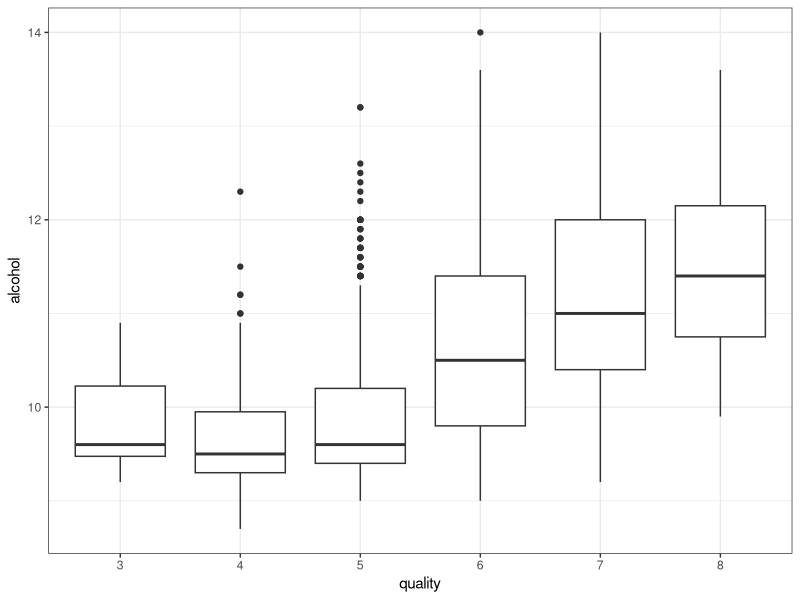
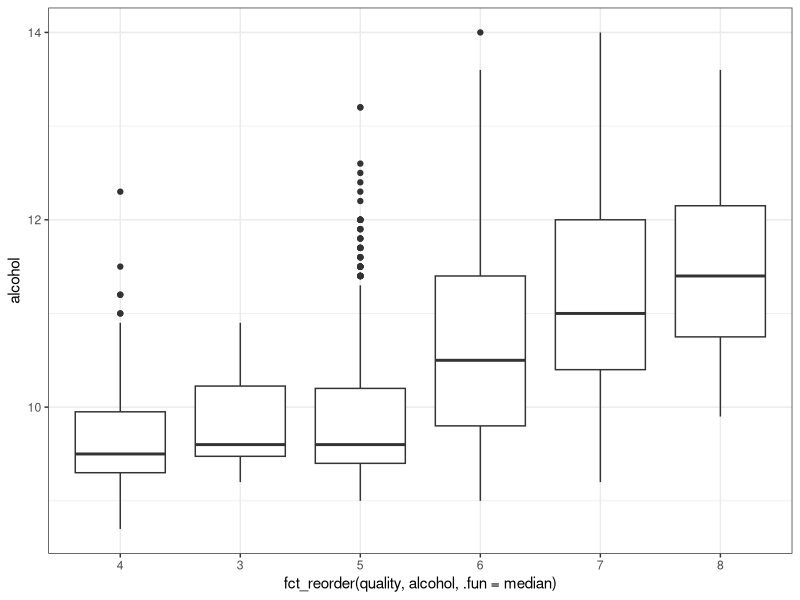
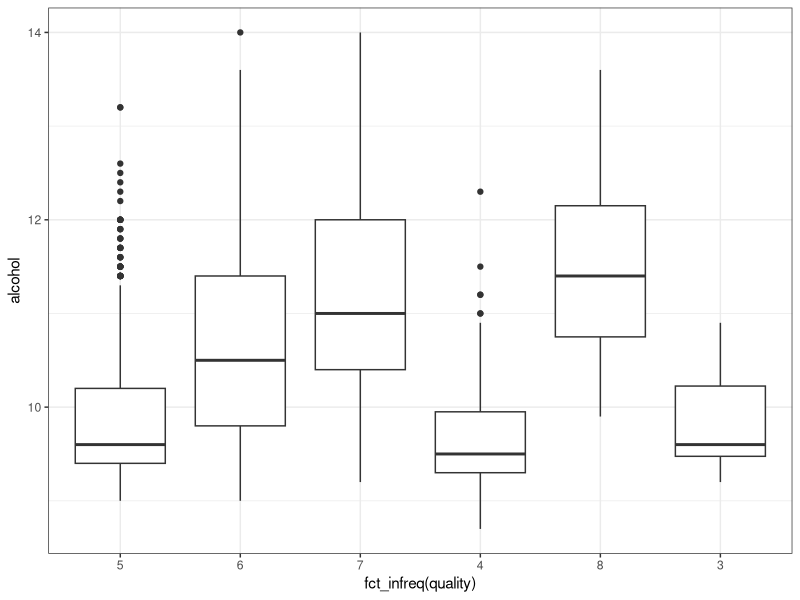
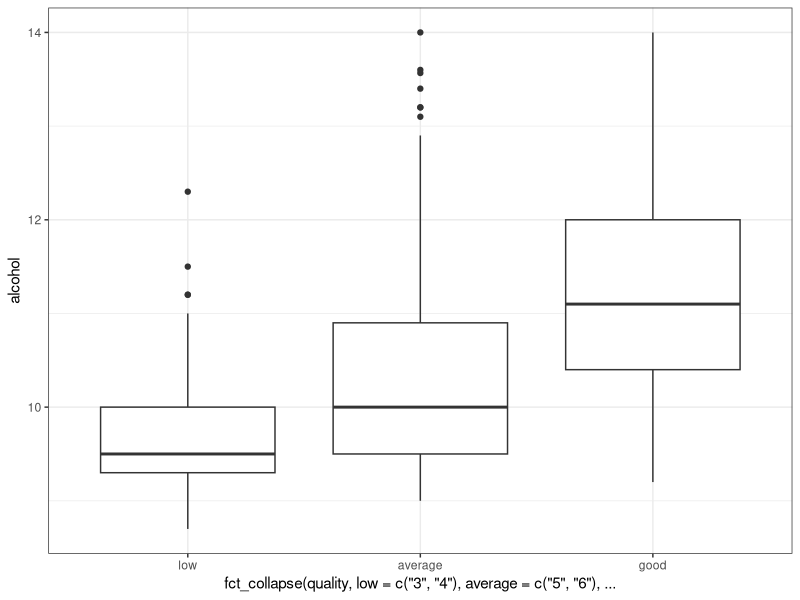

Source code (R) for these figures, in order:
## ---- chunk 1
#| class-output: outputcode
#| eval: true
#| include: false
library(tidyverse)
## ---- chunk 2
#| class-output: outputcode
#| eval: true
email <- "name_surname@ul.ie"
str_detect(email, "^[a-z]*[.][a-z]*@ul.ie", negate = TRUE)
## ---- chunk 3
#| class-output: outputcode
#| eval: true
email <- "name.surname@ul.ie"
str_extract(email, "([a-z]*).([a-z]*)@ul.ie", group = 1)
str_extract(email, "([a-z]*).([a-z]*)@ul.ie", group = 2)
## ---- chunk 4
#| class-output: outputcode
#| eval: true
str_replace("colorful", "or", "our")
## ---- chunk 5
#| class-output: outputcode
#| eval: true
df <- read_csv(
    './ressource/wine_quality.csv',
    col_types = 'idddddddddddi'
) |> 
    mutate(quality = as.factor(quality))
## ---- chunk 6
#| class-output: outputcode
#| eval: true
ggplot(df, aes(x=quality, y=alcohol)) +
  geom_boxplot() +
  theme_bw()
## ---- chunk 7
#| class-output: outputcode
#| eval: true
ggplot(
    data = df,
    aes(x=fct_reorder(quality, alcohol, .fun = median), y=alcohol)
) +
  geom_boxplot() +
  theme_bw()
## ---- chunk 8
#| class-output: outputcode
#| eval: true
ggplot(
    data = df,
    aes(x=fct_infreq(quality), y=alcohol)
) +
  geom_boxplot() +
  theme_bw()
## ---- chunk 9
#| class-output: outputcode
#| eval: true
ggplot(
    data = df,
    aes(
        x=fct_collapse(
            quality,
            low = c("3", "4"),
            average = c("5", "6"),
            good = c("7", "8")
        ),
        y=alcohol
    )
) +
  geom_boxplot() +
  theme_bw()
## ---- chunk 10
#| class-output: outputcode
#| eval: true
today <- ymd("2023-09-21")
## ---- chunk 11
#| class-output: outputcode
#| eval: true
day(today)
month(today)
year(today)
## ---- chunk 12
#| class-output: outputcode
#| eval: true
next_course <- today + days(7)
next_course
